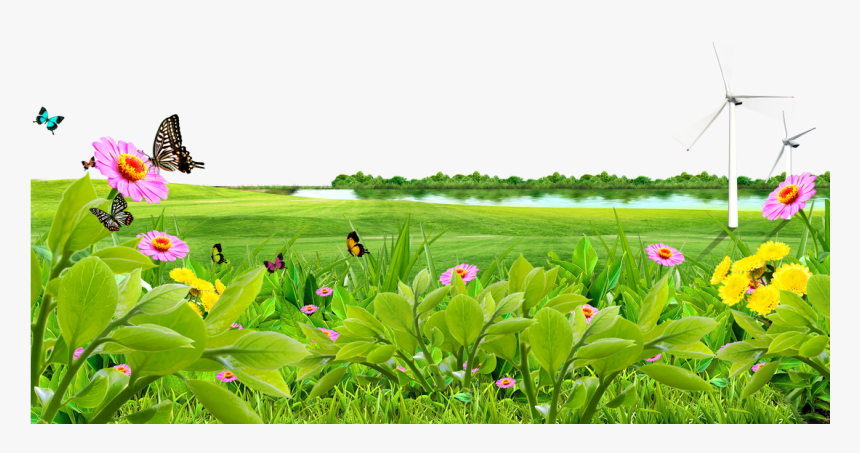
#> input picture Pillow_Library/background.png, 860 x 453 px, found by its file name
$ python cv1.py
#> lines starting #> are read from the running program, lines starting #| are printed output that depends on the picture
import cv2 # this library is used in AI, security, doctor line
im = cv2.imread(r'C:\Users\Priyanshu\Desktop\background.png') # reading the image/loading the image
#> im is the input picture: shape (453, 860, 3); mean B, G, R 141.2, 206.6, 185.8
if im is None: # this is to check none image
    print("not found")
else:
    print("image found")
    im_gray = cv2.cvtColor(im,cv2.COLOR_BGR2GRAY)# this is to change the image black and white
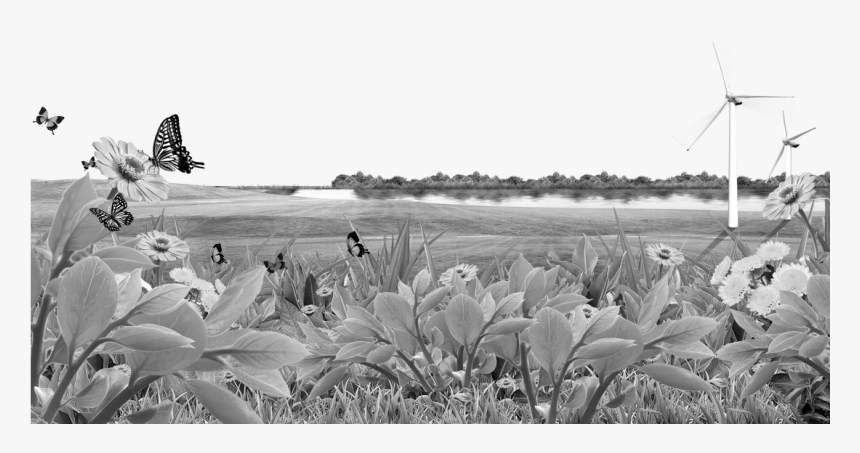
#> im_gray: shape (453, 860); min 0, max 255, mean 193
    im_inv = cv2.bitwise_not(im_gray)
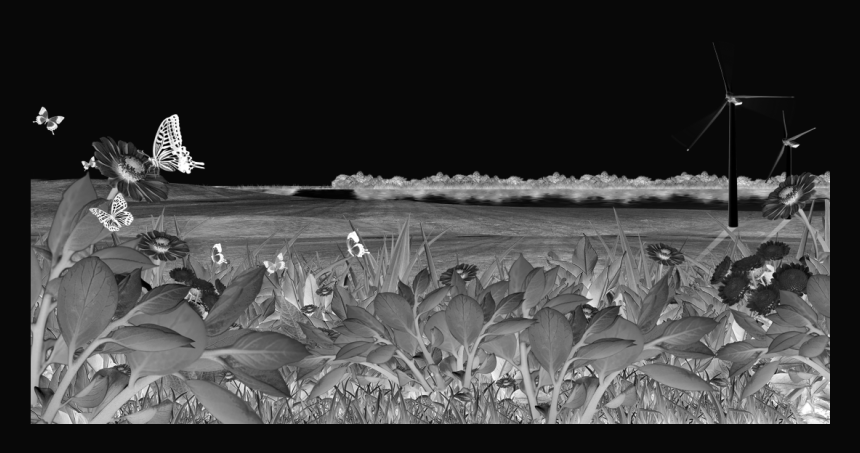
#> im_inv: shape (453, 860); min 0, max 255, mean 62
    im_rgb = cv2.cvtColor(im,cv2.COLOR_BGR2RGB) # this is to change the color of the image


    cv2.imshow('cosmere',im_gray) # this is to show the image on a pop screen
    cv2.imshow('cosmere_gray',im)
    cv2.imshow('cosmeer_inv',im_inv)
    cv2.imshow("cosmere_rgb",im_rgb)

    cv2.imwrite('CV(computer vision)/cosmere_gray.jpg',im_gray) # this is to save the image
    cv2.imwrite('CV(computer vision)/cosmere_inv.jpg',im_inv)
    cv2.imwrite('CV(computer vision)/cosmere_rgb.jpg',im_rgb)

    cv2.waitKey(0) # this is to hold the output screen until you not press any key
